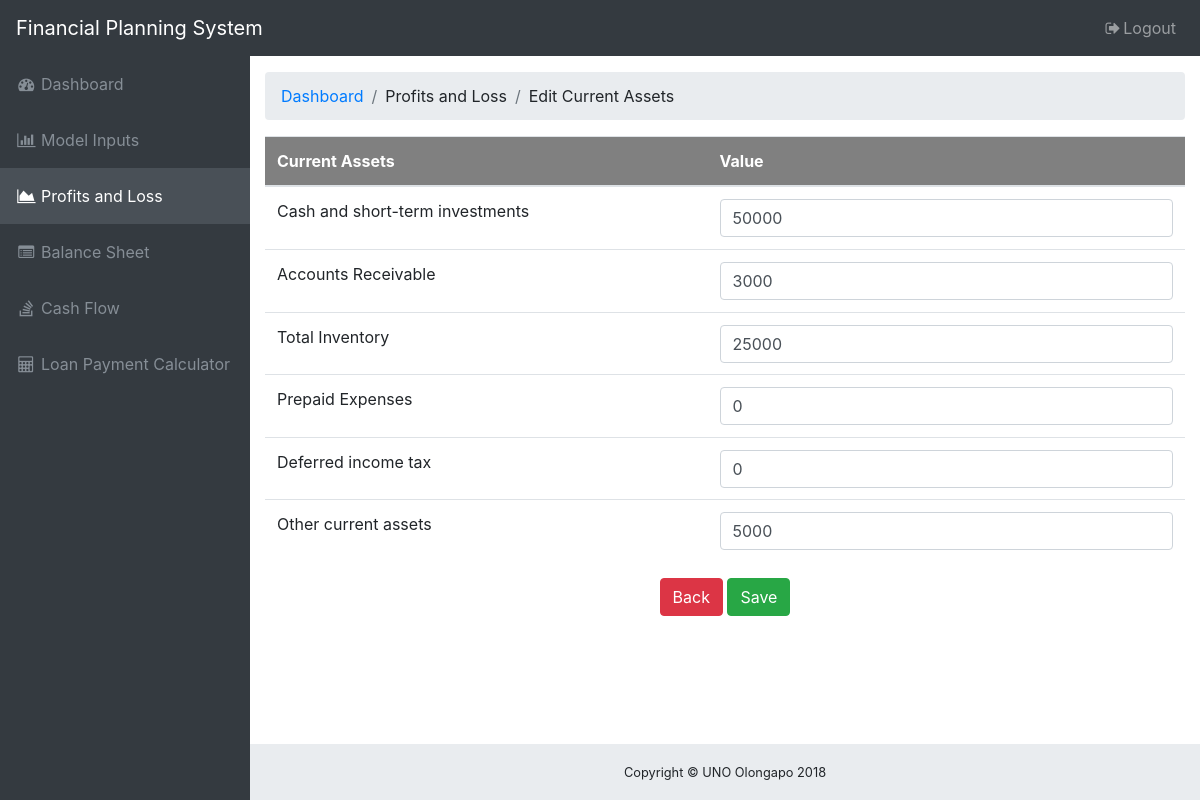
The page /dashboard/balance-sheet-misc/current_assets_edit.php on the database its author committed.
### tables this page shows
CREATE TABLE `current_assets` (
  `id` int(11) NOT NULL,
  `asset_name` text NOT NULL,
  `balance` double NOT NULL
);

### dashboard/balance-sheet-misc/current_assets_edit.php (the view, shortened to what this page needs)
<!DOCTYPE html>
<html lang="en">
<head>
  <link href="../../vendor/bootstrap/css/bootstrap.min.css" rel="stylesheet">
  <link href="../../vendor/font-awesome/css/font-awesome.min.css" rel="stylesheet" type="text/css">
  <link href="../../vendor/datatables/dataTables.bootstrap4.css" rel="stylesheet">
  <link href="../../css/sb-admin.css" rel="stylesheet">
</head>
<body class="fixed-nav sticky-footer bg-dark" id="page-top">
  <nav class="navbar navbar-expand-lg navbar-dark bg-dark fixed-top" id="mainNav">
    <a class="navbar-brand" href="index.php">Financial Planning System</a>
    <div class="collapse navbar-collapse" id="navbarResponsive">
      <ul class="navbar-nav navbar-sidenav" id="exampleAccordion">
	  <li class="nav-item" data-toggle="tooltip" data-placement="right" title="Model Inputs">
          <a class="nav-link" href="index.php">
            <i class="fa fa-fw fa-dashboard"></i>
            <span class="nav-link-text">Dashboard</span>
          </a>
        </li>
        <li class="nav-item" data-toggle="tooltip" data-placement="right" title="Model Inputs">
          <a class="nav-link" href="model-inputs.php">
            <i class="fa fa-fw fa-bar-chart"></i>
            <span class="nav-link-text">Model Inputs</span>
          </a>
        </li>
		<li class="nav-item active" data-toggle="tooltip" data-placement="right" title="Profits and Loss">
          <a class="nav-link" href="profits-and-loss.php">
            <i class="fa fa-fw fa-area-chart"></i>
            <span class="nav-link-text">Profits and Loss</span>
          </a>
        </li>
		<li class="nav-item" data-toggle="tooltip" data-placement="right" title="Balance Sheet">
          <a class="nav-link" href="balance-sheet.php">
            <i class="fa fa-fw fa-list-alt"></i>
            <span class="nav-link-text">Balance Sheet</span>
          </a>
        </li>
		<li class="nav-item" data-toggle="tooltip" data-placement="right" title="Cash Flow">
          <a class="nav-link" href="cash-flow.php">
            <i class="fa fa-fw fa-stack-overflow"></i>
            <span class="nav-link-text">Cash Flow</span>
          </a>
        </li>
		<li class="nav-item" data-toggle="tooltip" data-placement="right" title="Loan Payment Calculator">
          <a class="nav-link" href="loan-payment.php">
            <i class="fa fa-fw fa-calculator"></i>
            <span class="nav-link-text">Loan Payment Calculator</span>
          </a>
        </li>
      </ul>
      <ul class="navbar-nav ml-auto">
         <li class="nav-item">
          <a class="nav-link" href="logout.php">
            <i class="fa fa-fw fa-sign-out"></i>Logout</a>
        </li>
      </ul>
    </div>
  </nav>
  <div class="content-wrapper">
    <div class="container-fluid">
      <ol class="breadcrumb">
        <li class="breadcrumb-item">
          <a href="#">Dashboard</a>
        </li>
        <li class="breadcrumb-item">Profits and Loss</li>
		 <li class="breadcrumb-item">Edit Current Assets</li>
      </ol>
	 <?php
	include '../../connection/dbConfig.php';
	$cas = mysqli_query($db, "SELECT * FROM current_assets WHERE id = '1'");
	$countcash = mysqli_num_rows($cas);
	if($countcash > 0){
		$row = mysqli_fetch_assoc($cas);
		$cash = $row['balance'];
	}
	$receive = mysqli_query($db, "SELECT * FROM current_assets WHERE id = '2'");
	$countreceive = mysqli_num_rows($receive);
	if($countreceive > 0){
		$row = mysqli_fetch_assoc($receive);
		$receive = $row['balance'];
	}
	$inv = mysqli_query($db, "SELECT * FROM current_assets WHERE id = '3'");
	$countinv= mysqli_num_rows($inv);
	if($countinv > 0){
		$row = mysqli_fetch_assoc($inv);
		$inventory = $row['balance'];
	}
	$prep = mysqli_query($db, "SELECT * FROM current_assets WHERE id = '4'");
	$countprep= mysqli_num_rows($prep);
	if($countprep > 0){
		$row = mysqli_fetch_assoc($prep);
		$prepaid = $row['balance'];
	}
	$ic = mysqli_query($db, "SELECT * FROM current_assets WHERE id = '5'");
	$countic= mysqli_num_rows($ic);
	if($countic > 0){
		$row = mysqli_fetch_assoc($ic);
		$incometax = $row['balance'];
	}
	$othera = mysqli_query($db, "SELECT * FROM current_assets WHERE id = '6'");
	$countother= mysqli_num_rows($othera);
	if($countother > 0){
		$row = mysqli_fetch_assoc($othera);
		$otherassets = $row['balance'];
	}
	?>
	<table class="table table-condensed">
	<thead>
		<tr style="color:white; background-color: gray; border-bottom: 10px black;">
			<th>Current Assets</th>
			<th>Value</th>
		</tr>
	</thead>
	<tbody>
	<form action="current_assets_edit_proccess.php" method="post">
		<tr>
			<td>Cash and short-term investments</td>
			<td><input class="form-control" type="text" name="cash" value="<?php echo $cash ?>"></td>
		</tr>
		<tr>
			<td>Accounts Receivable</td>
			<td><input class="form-control" type="text" name="receive" value="<?php echo $receive ?>"></td>
		<tr>
		<tr>
			<td>Total Inventory</td>
			<td><input class="form-control" type="text" name="inventory" value="<?php echo $inventory ?>"></td>
		<tr>
		<tr>
			<td>Prepaid Expenses</td>
			<td><input class="form-control" type="text" name="prepaid" value="<?php echo $prepaid ?>"></td>
		<tr>
		<tr>
			<td>Deferred income tax</td>
			<td><input class="form-control" type="text" name="incometax" value="<?php echo $incometax ?>"></td>
		<tr>
		<tr>
			<td>Other current assets</td>
			<td><input class="form-control" type="text" name="otherassets" value="<?php echo $otherassets ?>"></td>
	</tbody>
</table>
<div class="col-md-12" align="center">
	<a href="../balance-sheet.php" class="btn btn-danger">Back</a>
	<input type="submit" class="btn btn-success" value="Save">
</div>
    </div>
    <footer class="sticky-footer">
      <div class="container">
        <div class="text-center">
          <small>Copyright © UNO Olongapo 2018</small>
        </div>
      </div>
    </footer>
  </div>
</body>
</html>

### css/sb-admin.css (style rules this page uses)
html { position: relative; min-height: 100%; }
body { overflow-x: hidden; }
body.sticky-footer { margin-bottom: 56px; }
body.sticky-footer .content-wrapper { min-height: calc(100vh - 56px - 56px); }
body.fixed-nav { padding-top: 56px; }
.content-wrapper { min-height: calc(100vh - 56px); padding-top: 1rem; }
#mainNav .navbar-collapse { overflow: auto; max-height: 75vh; }
#mainNav .navbar-collapse .navbar-nav .nav-item .nav-link { cursor: pointer; }
@media (min-width: 992px) { #mainNav .navbar-brand { width: 250px; } }
@media (min-width: 992px) { #mainNav .navbar-collapse { overflow: visible; max-height: none; } }
@media (min-width: 992px) { #mainNav .navbar-collapse .navbar-sidenav { position: absolute; top: 0; left: 0; -webkit-flex-direction: column; -ms-flex-direction: column; flex-direction: column; margin-top: 56px; } }
@media (min-width: 992px) { #mainNav .navbar-collapse .navbar-sidenav > .nav-item { width: 250px; padding: 0; } }
@media (min-width: 992px) { #mainNav .navbar-collapse .navbar-sidenav > .nav-item > .nav-link { padding: 1em; } }
@media (min-width: 992px) { #mainNav.fixed-top .navbar-sidenav { height: calc(100vh - 112px); } }
.content-wrapper { overflow-x: hidden; background: white; }
@media (min-width: 992px) { .content-wrapper { margin-left: 250px; } }
#mainNav.navbar-dark .navbar-collapse .navbar-sidenav > .nav-item > .nav-link { color: #868e96; }
@media (min-width: 992px) { #mainNav.navbar-dark .navbar-collapse .navbar-sidenav { background: #343a40; } }
@media (min-width: 992px) { #mainNav.navbar-dark .navbar-collapse .navbar-sidenav li.active a { color: white !important; background-color: #495057; } }
footer.sticky-footer { position: absolute; right: 0; bottom: 0; width: 100%; height: 56px; background-color: #e9ecef; line-height: 55px; }
@media (min-width: 992px) { footer.sticky-footer { width: calc(100% - 250px); } }

### rows shown on the page
current_assets: cash "50000"
current_assets: receive "3000"
current_assets: inventory "25000"
current_assets: prepaid "0"
current_assets: incometax "0"
current_assets: otherassets "5000"
